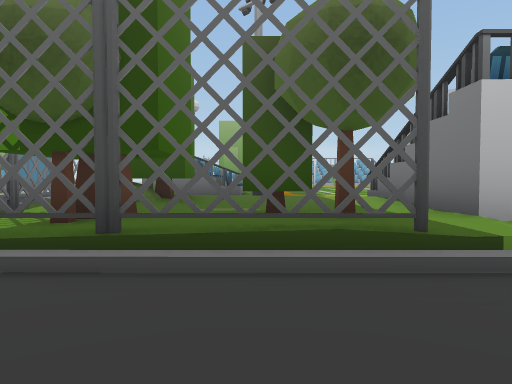
View 1 (above)

24 first-person views from a walk through a scene from a Unity 3-D project. The camera is 1.3 m above the floor, tilts 2° down and sees 70° across. The floor is counted in squares, 2 m on a side. Each view is taken from the middle of a square. On the plan, view 1 faces up. The plan holds only what a view shows up to about 11 squares ahead; the rest is blank. The place goes on beyond the plan. Some animated figures are not drawn.

View 2
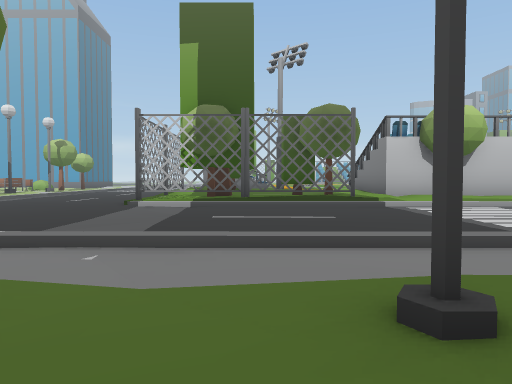

View 3
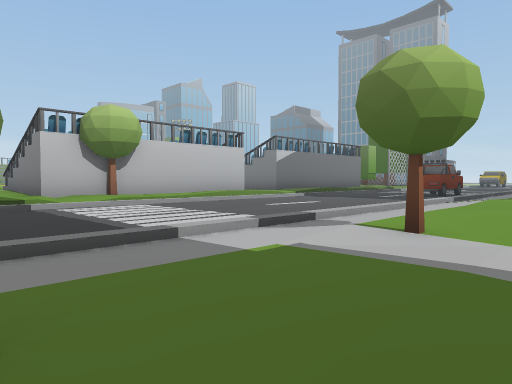

View 4
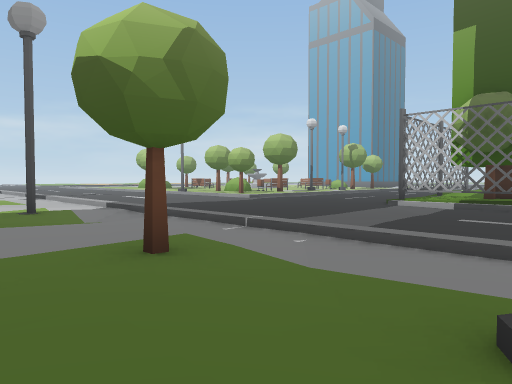

View 5
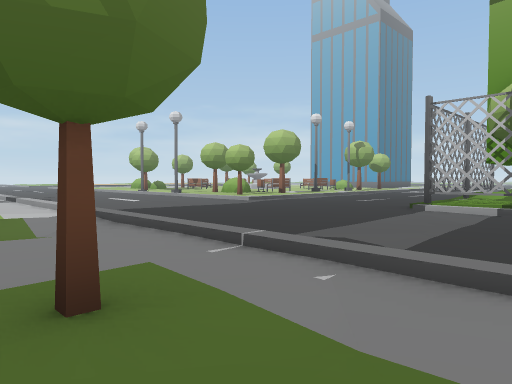

View 6
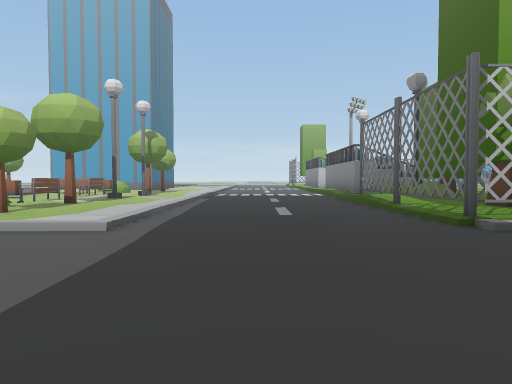

View 7
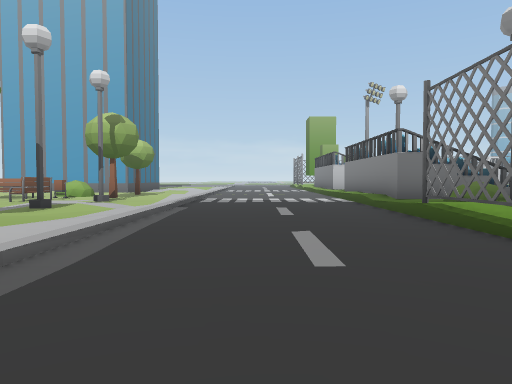

View 8
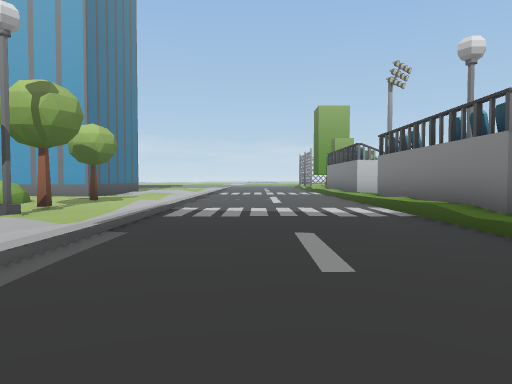

View 9
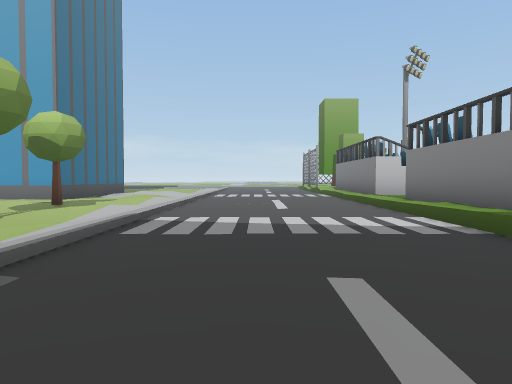

View 10
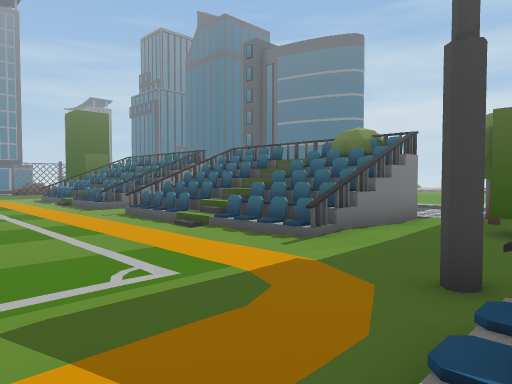

View 11
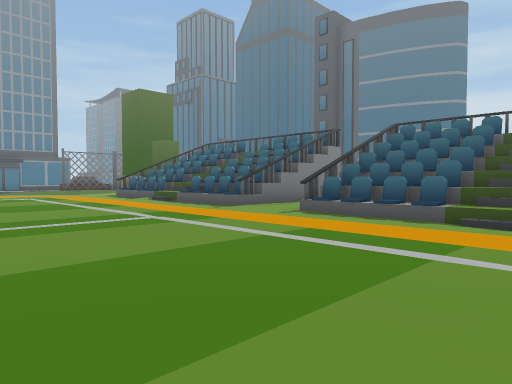

View 12
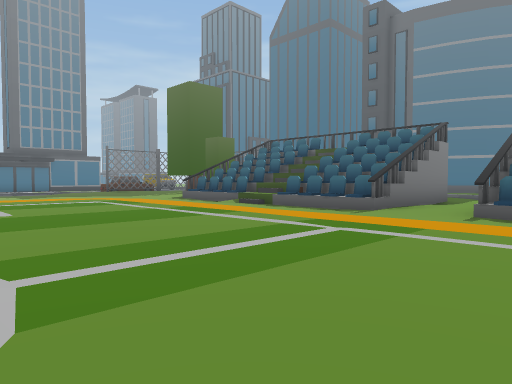

View 13
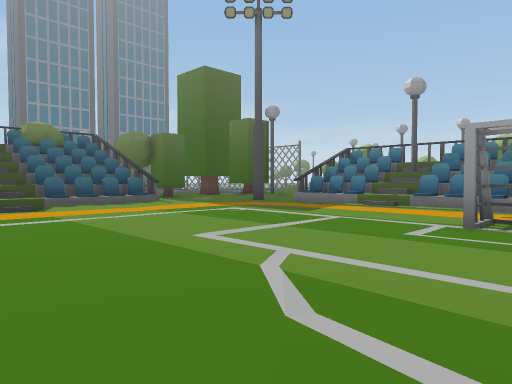

View 14
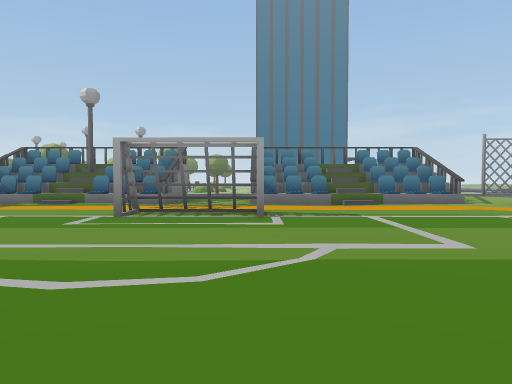

View 15
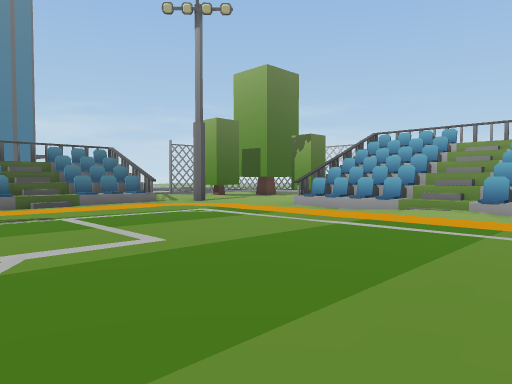

View 16
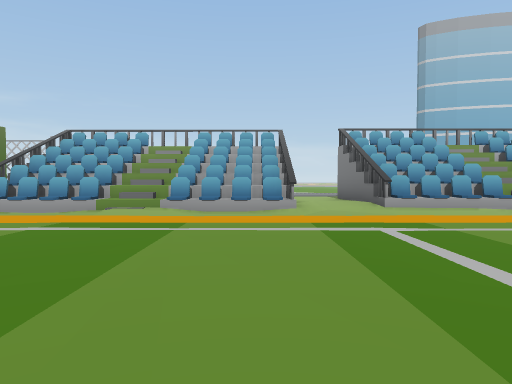

View 17
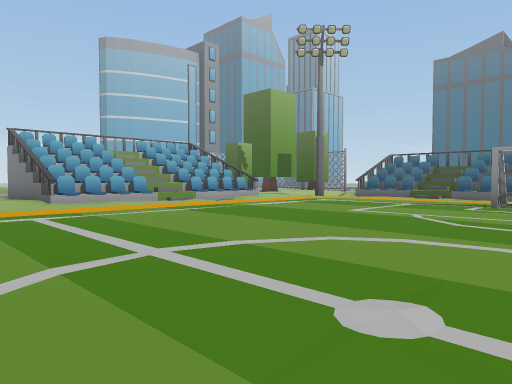

View 18
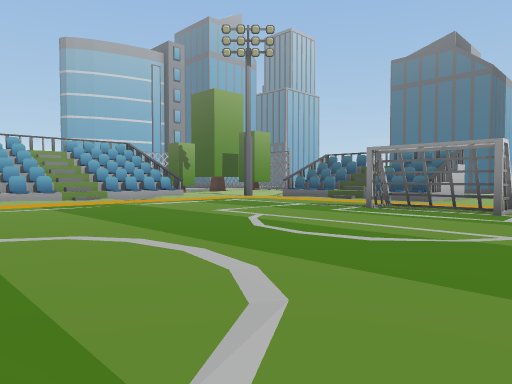

View 19
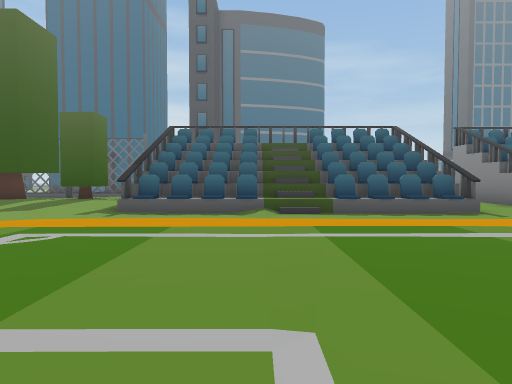

View 20
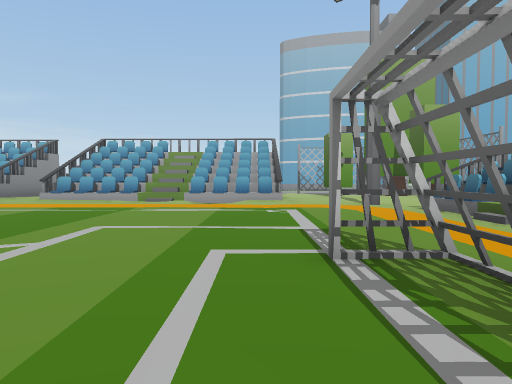

View 21
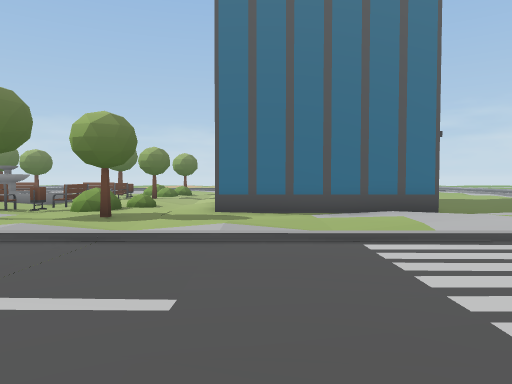

View 22
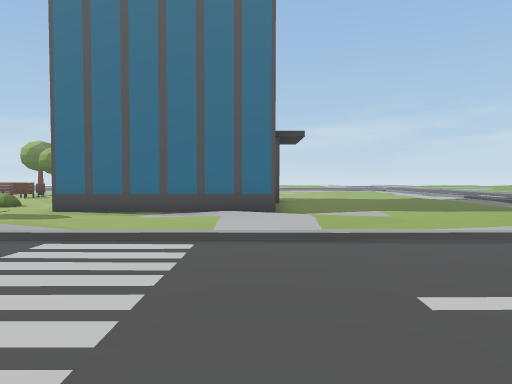

View 23
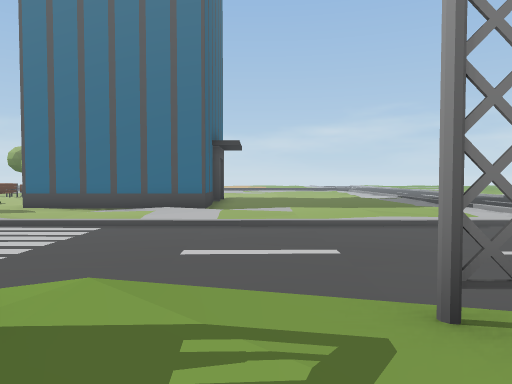

View 24
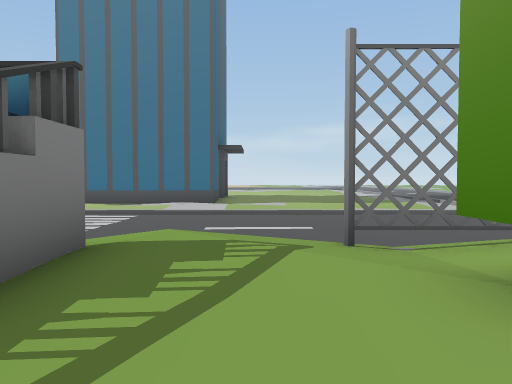

### Floor plan
Key: @ floor where view 1 was taken; # wall or solid block; . main floor; : floor 0.25 m higher than the main floor; - floor 0.25 m lower than the main floor; _ floor 0.5 m lower than the main floor; / step, stairs or slope; = window, fence, low wall or low ledge; ^ raised ledge; v drop or lower ground; P plant; T tree; S streetlight; B bench; I bin; U building; O other object.
Columns run from 14 left of view 1 to 20 right of it. Each row starts with its distance up from view 1.
 29 -----/----O      #======#:##=/
 28 -----/----O/T    #======#.##=/
 27 -----/----O/::  /#==//==#.#==/===.:
 26 -/-/-/----/::::::....:....::....:..
 25 ---.-/----/:::#....................
 24  U-///----/##^.....................
 23  #--//---- #==.....................
 22  #--//---  #=//....................
 21  #---/---- #==/....................
 20  #---/----/#==.....................
 19 ##---/----/###..O................O.
 18 -----/----/.....O..................
 17 P-T--/----/.....O................O.
 16 ----./----/#==....................
 15 P----/----/#==..................
 14 I-T-_/----/#S//....................
 13 B--S//----/#==.....................
 12 ---///----/#==....................
 11  --///----/##^.....................
 10 B--S-/----/..:#....................
  9 B----/----/P::/./////=v=..#v // #::
  8 I----.----O:S//./#//////..///////::
  7  -T--.----O:T/.//#==/===..#==/===::
  6  O---.----O##.T..#==/===..#==/===
  5   T--.----O#T#T..##T/### .#//////
  4    --.----OTT#:T://./
  3     //----OOOOOO//////
  2     ------------------
  1     -------------------
  0    -----------@---------
 -1    ---------------------
 -2  ----------------------
 -3  ------//-----------------
 -4   ---- S/--T--S---T-......
 -5        --------------..
 -6            -------

Where each view was taken, in squares from view 1:
view 1: 0 up, 0 right, facing up
view 2: 6 down, 1 left, facing up
view 3: 6 down, 0 right, facing up-right
view 4: 6 down, 0 right, facing up-left
view 5: 5 down, 1 left, facing up-left
view 6: 2 down, 7 left, facing up
view 7: 2 up, 7 left, facing up
view 8: 6 up, 7 left, facing up
view 9: 8 up, 7 left, facing up
view 10: 14 up, 1 left, facing down-right
view 11: 15 up, 5 right, facing down-right
view 12: 16 up, 8 right, facing down-right
view 13: 18 up, 8 right, facing down-left
view 14: 19 up, 9 right, facing left
view 15: 19 up, 9 right, facing up-left
view 16: 19 up, 9 right, facing up
view 17: 17 up, 9 right, facing up-right
view 18: 15 up, 11 right, facing up-right
view 19: 16 up, 16 right, facing down
view 20: 16 up, 18 right, facing up
view 21: 20 up, 4 left, facing left
view 22: 24 up, 4 left, facing left
view 23: 26 up, 2 left, facing left
view 24: 26 up, 0 right, facing left
